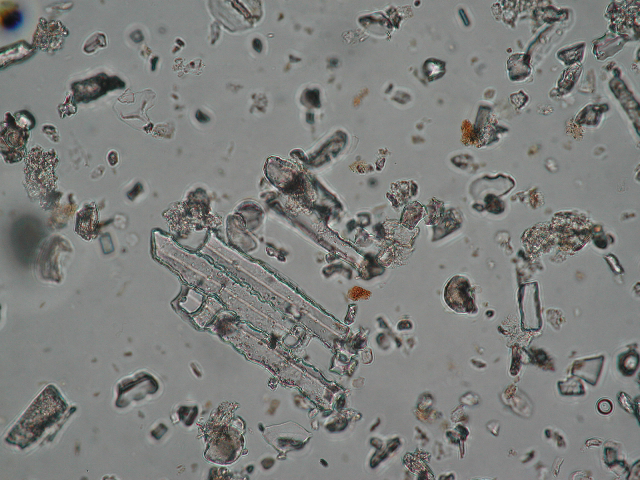
#> input picture code/darkflow/json_examples/2.TIF, 640 x 480 px, found by its file name
$ jupyter execute --allow-errors Segmentation.ipynb   (shell and % lines are left out)   (older library calls are emulated)
#> lines starting #> are read from the running program, lines starting #| are printed output that depends on the picture; after the words box and inside, x2 and y2 are one past the last pixel; in counts of white or black regions, pixels touching at a corner belong together
<div Style="text-align: center;line-height: 30px;font-size:36px;font-weight: bold"> Procesamiento de imágenes</div>
***

# 1. Introducción

En este __Notebook__ pasare por los distintos pasos por los que se debe pasar para el procesamiento de una imagen. En nuestro caso lo que nos concierne es obtener los fitolitos de una imagen que ya nos ha proporcionado el CSIC. Para ello primero convertiremos nuestra imagen a escala de grises. Para más tarde poder aplicar distintos métodos mediante los que binarizar nuestra imagen. Una vez binarizada nuestra imagen, de manera ideal, podremos obtener los fitolitos.

# 2. Segmentación de los objetos y el fondo de la imagen

## 2.1. Convertiendo la imagen original en escala de grises

[cell 1]
import skimage
from skimage.color.adapt_rgb import adapt_rgb
from skimage.color import rgb2gray
from skimage import filters


def as_gray(image_filter, image, *args, **kwargs):
    gray_image = rgb2gray(image)
    return image_filter(gray_image, *args, **kwargs)

@adapt_rgb(as_gray)
def sobel_gray(image):
    return filters.sobel(image)

[cell 2]
from skimage.exposure import rescale_intensity
import matplotlib.pyplot as plt
from skimage import io

# Adaptar el path a nuestras necesidades
image_path = "D:/Datos/Dropbox/UBU/TFG/Info/2.TIF"
image = io.imread(image_path)
#> image is the input picture: shape (480, 640, 3); mean R, G, B 125.9, 127.2, 124.8

fig = plt.figure(figsize=(14, 7))
ax1 = fig.add_subplot(121, adjustable='box-forced')
ax2 = fig.add_subplot(122, sharex=ax1, sharey=ax1,
                         adjustable='box-forced')

# Utilizamos sobel_gray para convertir la imagen original en escala de grises
grayscale_image = rescale_intensity(1 - sobel_gray(image))
# Y la mostramos a la izquierda
ax1.imshow(grayscale_image, cmap=plt.cm.gray)
ax1.set_xticks([]), ax1.set_yticks([])
ax1.set_title("Imagen en escala de grises")

# A la derecha mostramos la imagen original
ax2.imshow(image)
ax2.set_xticks([]), ax2.set_yticks([])
ax2.set_title("Imagen original")

# Guardamos la imagen
io.imsave('grayscale_image.jpg', grayscale_image)

# Nota: Rank filters

[Notebooks usando filtros](http://scikit-image.org/docs/dev/auto_examples/xx_applications/plot_rank_filters.html#contrast-enhancement)

## 2.2. Binarizado de la imagen

### 2.2.1. ¿Que algoritmo nos proporciona mejores resultados?

Scikit-learn nos proporciona un conjunto de algoritmos para binarizar la imagen. Por lo que vamos a probar los distintos métodos.

[Más información sobre algoritmos de binarizado en Scikit-learn](http://scikit-image.org/docs/dev/auto_examples/xx_applications/plot_thresholding.html#sphx-glr-auto-examples-xx-applications-plot-thresholding-py)

[cell 3]
# Método auxiliar para mostrar algunas de las imagenes

def plot_threshold_and_original(image, binary,title):
    fig, axes = plt.subplots(ncols=2, figsize=(16, 6))
    ax = axes.ravel()

    ax[0].imshow(image, cmap=plt.cm.gray)
    ax[0].set_title('Imagen en escala de grises')

    ax[1].imshow(binary, cmap=plt.cm.gray)
    ax[1].set_title(title)

    for a in ax:
        a.axis('off')

    plt.show()

### 2.2.2. Otsu thresholding

[cell 4]
from skimage.filters import threshold_otsu
from skimage import img_as_uint


image = grayscale_image
thresh = threshold_otsu(image)
#> thresh = 0.826
otsu_threshold_image = image > thresh
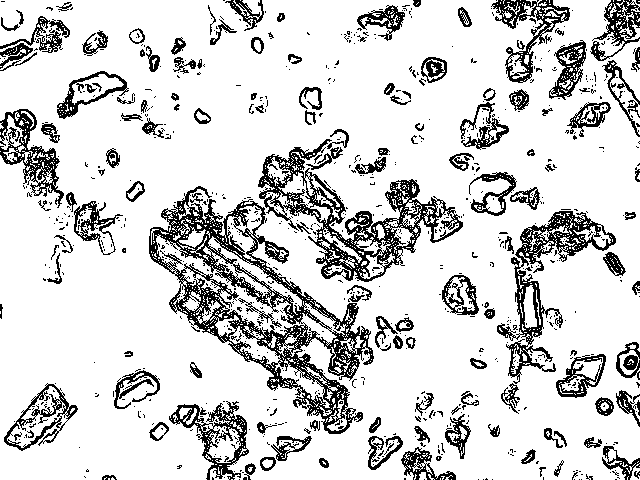
#> otsu_threshold_image: shape (480, 640) bool; 82.5% white; black in thin lines or dots

fig, axes = plt.subplots(ncols=3, figsize=(20, 7))
ax = axes.ravel()
ax[0] = plt.subplot(1, 3, 1, adjustable='box-forced')
ax[1] = plt.subplot(1, 3, 2)
ax[2] = plt.subplot(1, 3, 3, sharex=ax[0], sharey=ax[0], adjustable='box-forced')

ax[0].imshow(image, cmap=plt.cm.gray)
ax[0].set_title('Imagen en escala de grises')
ax[0].axis('off')

ax[1].hist(image.ravel(), bins=256)
ax[1].set_title('Histograma')
ax[1].axvline(thresh, color='r')

ax[2].imshow(otsu_threshold_image, cmap=plt.cm.gray)
ax[2].set_title('Otsu imagen')
ax[2].axis('off')

plt.show()
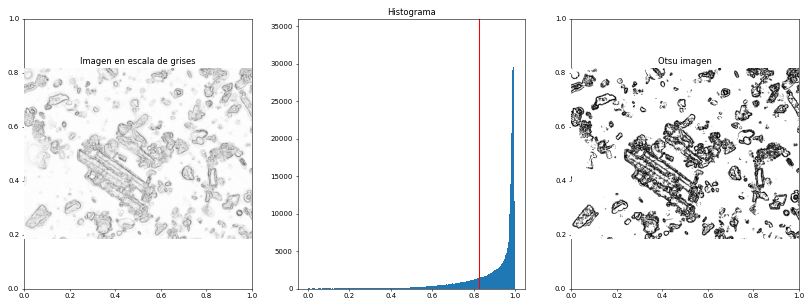
#> figure drawn by matplotlib, 3 panels; panel 1: tallest bar 34236 high, from x = 0.988 to 0.992

# Guardamos la imagen
io.imsave('otsu_threshold_image.jpg', img_as_uint(otsu_threshold_image))

### 2.2.3. Li’s Minimum Cross Entropy método

[cell 5]
from skimage.filters import threshold_li


mean_threshold_image = image
block_size = 10
thresh = threshold_li(image)
#> thresh = 0.811
li_thresholded_image = image > thresh
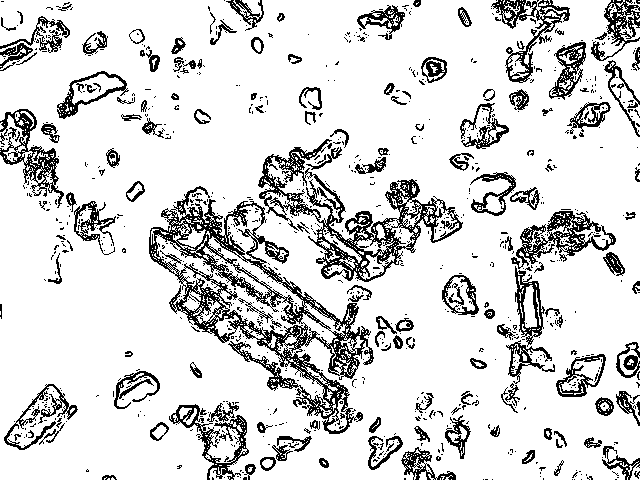
#> li_thresholded_image: shape (480, 640) bool; 84.2% white; black in thin lines or dots

plot_threshold_and_original(image, li_thresholded_image, ' Li’s Minimum Cross Entropy imagen')

# Guardamos la imagen
io.imsave('li_thresholded_image.jpg', img_as_uint(li_thresholded_image))

### 2.2.4. ISODATA method

[cell 6]
from skimage.filters import threshold_isodata


mean_threshold_image = image
block_size = 10
thresh = threshold_isodata(image)
#> thresh = 0.822
isodata_thresholded_image = image > thresh
#> isodata_thresholded_image: shape (480, 640) bool; 83% white; black in thin lines or dots

plot_threshold_and_original(image, isodata_thresholded_image, 'ISODATA imagen')

# Guardamos la imagen
io.imsave('isodata_thresholded_image.jpg', img_as_uint(isodata_thresholded_image))

Otros métodos:

- Threshold_triangle
- Threshold_minimum
- Threshold_local
- Threshold_mean

### 2.2.5.  Método adaptativo

No creo que el método adaptativo sea lo más apropiado para este caso. Principalmente, porque este método esta más enfocado para imagenes con una gran variación en el fondo, el cual no es este caso. Aun así veamos los resultados.

[cell 7]
from skimage.filters import threshold_adaptive

mean_threshold_image = image
block_size = 10

# thresh1 = threshold_adaptive(image, 15, 'mean')

# adaptive_thresholded_image_1 = image > thresh1

# plot_threshold_and_original(image, adaptive_thresholded_image_1, 'Adaptive threshold, block size = 15')

[cell 8]
# thresh2 = threshold_adaptive(image, 85, 'mean')

# adaptive_thresholded_image_2 = image > thresh2

# plot_threshold_and_original(image, adaptive_thresholded_image_2, 'Adaptive threshold, block size = 85')

[cell 9]
# thresh3 = threshold_adaptive(image, 185, 'mean')

# adaptive_thresholded_image_3 = image > thresh3

# plot_threshold_and_original(image, adaptive_thresholded_image_3, 'Adaptive threshold, block size = 185')

[cell 10]
# thresh4 = threshold_adaptive(image, 285, 'mean')

# adaptive_thresholded_image_4 = image > thresh4

# plot_threshold_and_original(image, adaptive_thresholded_image_4, 'Adaptive threshold, block size = 285')

[cell 11]
thresh5 = threshold_adaptive(image, 505, 'mean')
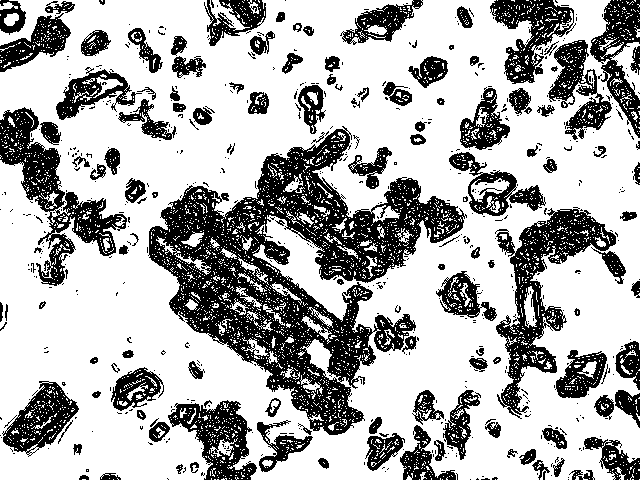
#> thresh5: shape (480, 640) bool; 68.8% white; 627 black regions (494 under 20 px), largest, box (x1, y1, x2, y2) and area: (148, 126, 467, 435) 33168, (495, 207, 616, 419) 6942, (0, 107, 127, 286) 6024

adaptive_thresholded_image_5 = image > thresh5
#> adaptive_thresholded_image_5: shape (480, 640) bool; 31.2% white; 627 white regions (494 under 20 px), largest, box (x1, y1, x2, y2) and area: (148, 126, 467, 435) 33167, (495, 207, 616, 419) 6942, (0, 107, 127, 286) 6024

plot_threshold_and_original(image, adaptive_thresholded_image_5, 'Adaptive threshold, block size = 505')

# Guardamos la imagen
io.imsave('adaptive_thresholded_image_5.jpg', img_as_uint(adaptive_thresholded_image_5))

### 2.2.6.  Yen’s método

[cell 12]
from skimage.filters import threshold_yen

mean_threshold_image = image
block_size = 300000
thresh = threshold_yen(image,block_size)
#> thresh = 0.878
yen_image = image > thresh
#> yen_image: shape (480, 640) bool; 75.4% white; 669 black regions (545 under 20 px), largest, box (x1, y1, x2, y2) and area: (149, 129, 464, 435) 26566, (496, 209, 616, 415) 5630, (169, 401, 256, 480) 2656

plot_threshold_and_original(image, yen_image, 'Yen’s method')

# Guardamos la imagen
io.imsave('yen_image.jpg', img_as_uint(yen_image))

### 2.2.7. Basada en los bordes

[cell 13]
from skimage.feature import canny
from scipy import ndimage as ndi

edges = canny(grayscale_image)
#> edges: shape (480, 640) bool; 13.8% white in thin lines or dots

fig, ax = plt.subplots(figsize=(4, 3))
ax.imshow(edges, cmap=plt.cm.gray, interpolation='nearest')
ax.axis('off')
ax.set_title('Detector Canny')

# Guardamos la imagen
io.imsave('edge_based_image.jpg', img_as_uint(edges))

Después de detectar los bordes, vamos a rellenar los agujeros. Así intentaremos obtener los objetos rellenos, pero como vamos a observar no obtenemos nada de efectividad mediante este método.

[cell 14]
from scipy import ndimage as ndi

fill_holes = ndi.binary_fill_holes(edges)
#> fill_holes: shape (480, 640) bool; 19.4% white; 968 white regions (580 under 20 px), largest, box (x1, y1, x2, y2) and area: (532, 206, 616, 257) 2026, (202, 306, 348, 417) 1918, (56, 71, 127, 119) 1670

fig, ax = plt.subplots(figsize=(4, 3))
ax.imshow(fill_holes, cmap=plt.cm.gray, interpolation='nearest')
ax.set_title('Rellenando las cavidades')
ax.axis('off')

### 2.2.8. Basada en las regiones

[cell 15]
from skimage.filters import sobel

elevation_map = sobel(grayscale_image)

fig, ax = plt.subplots(figsize=(4, 3))
ax.imshow(elevation_map, cmap=plt.cm.gray, interpolation='nearest')
ax.set_title('Mapa de elevación')
ax.axis('off')
ax.set_adjustable('box-forced')

Como vamos a ver, en este caso, no somos capaces de encontrar las marcas de la parte de atras de la imagen. Por lo que nos veremos límitados en la segmentación de esta imagen.

[cell 16]
import numpy as np
markers = np.zeros_like(grayscale_image)
markers[grayscale_image < 30] = 1
markers[grayscale_image > 150] = 2

fig, ax = plt.subplots(figsize=(4, 3))
ax.imshow(markers, cmap=plt.cm.spectral, interpolation='nearest')
ax.set_title('markers')
ax.axis('off')
ax.set_adjustable('box-forced')
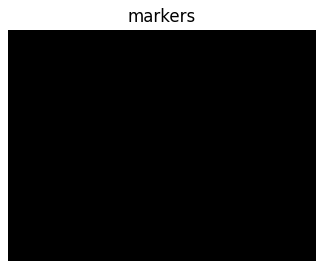
#> figure drawn by matplotlib, 1 panel

[cell 17]
from skimage import morphology

inverted_yen_image = np.invert(yen_image)

yen_image_cleaned = morphology.remove_small_objects(inverted_yen_image, 21)
#> yen_image_cleaned: shape (480, 640) bool; 23.4% white; 124 white regions, largest, box (x1, y1, x2, y2) and area: (149, 129, 464, 435) 25935, (496, 209, 616, 415) 5484, (169, 401, 256, 480) 2640

fig, ax = plt.subplots(figsize=(8, 6))
ax.imshow(yen_image_cleaned, cmap=plt.cm.gray, interpolation='nearest')
ax.axis('off')
ax.set_title('Removing small objects')

[cell 18]
# [7 lines of commented-out code are left out]

Como vemos, este método no nos ha funcionado en absoluto.

## 3.Segmentación de la imagen (Reconocimiento de los filocitos)

La segmentación de imágenes es la tarea de etiquetar los píxeles de los objetos de interés en una imagen.

### 3.1.  Watershed segmentation

[cell 19]
import numpy as np
from scipy import ndimage as ndi

from skimage.morphology import watershed
from skimage.feature import peak_local_max

distance = ndi.distance_transform_edt(yen_image)
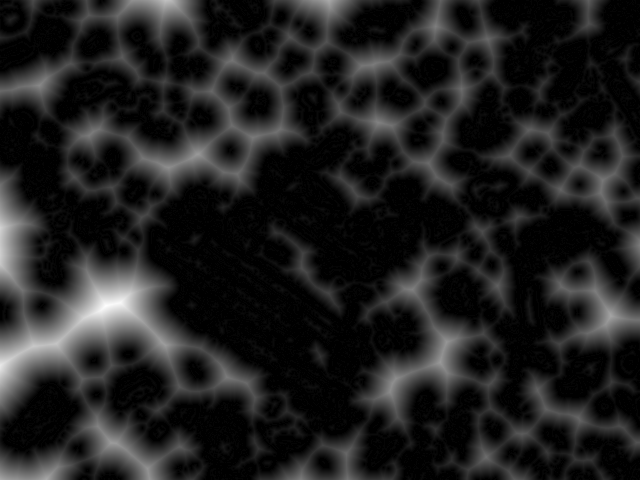
#> distance: shape (480, 640) float64; min 0, max 50, mean 6.4; drawn with min black and max white

#> (the rest of this cell did not finish here and is left out)

# Pruebas

Prueba con el borrado de objetos pequeños

[cell 20]
from skimage import morphology

inverted_yen_image = np.invert(yen_image)

yen_image_cleaned = morphology.remove_small_objects(inverted_yen_image, 21)

fig, ax = plt.subplots(figsize=(8, 6))
ax.imshow(yen_image_cleaned, cmap=plt.cm.gray, interpolation='nearest')
ax.axis('off')
ax.set_title('Removing small objects')

[cell 21]
from scipy import ndimage as ndi

fill_holes = ndi.binary_fill_holes(yen_image_cleaned)
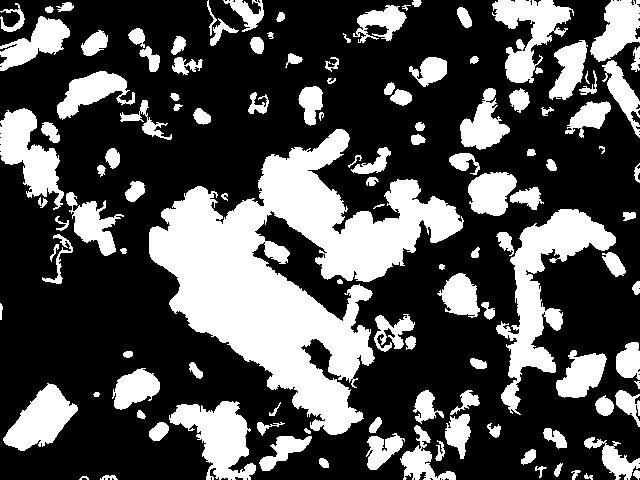
#> fill_holes: shape (480, 640) bool; 31.7% white; 123 white regions, largest, box (x1, y1, x2, y2) and area: (149, 129, 464, 435) 38142, (496, 209, 616, 415) 7265, (169, 401, 256, 480) 3643

fig, ax = plt.subplots(figsize=(4, 3))
ax.imshow(fill_holes, cmap=plt.cm.gray, interpolation='nearest')
ax.set_title('Rellenando las cavidades')
ax.axis('off')

[cell 22]
from skimage.filters import sobel

elevation_map = sobel(inverted_yen_image)

fig, ax = plt.subplots(figsize=(4, 3))
ax.imshow(elevation_map, cmap=plt.cm.jet, interpolation='nearest')
ax.axis('off')
ax.set_title('elevation_map')

### 3.2 Watershed con marcas

[cell 23]
from skimage.morphology import disk
from skimage.filters import rank

image = isodata_thresholded_image
# denoise image
#> (the rest of this cell did not finish here and is left out)

[cell 24]
from skimage import exposure
image = grayscale_image
# denoise image
denoised = rank.median(image, disk(2))

# find continuous region (low gradient -
# where less than 10 for this image) --> markers
# disk(5) is used here to get a more smooth image
markers = rank.gradient(denoised, disk(2)) < 10
#> markers: shape (480, 640) bool; 50.7% white; 172 black regions (67 under 20 px), largest, box (x1, y1, x2, y2) and area: (142, 123, 470, 480) 54517, (446, 0, 640, 422) 31798, (0, 102, 141, 291) 9428
markers = ndi.label(markers)[0]
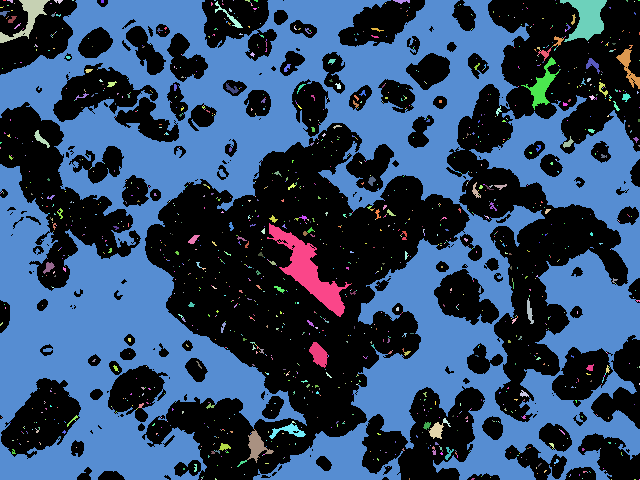
#> markers: shape (480, 640) int32; 1479 distinct labels, from 0 to 1478; one colour per label, 0 black

# local gradient (disk(2) is used to keep edges thin)
gradient = rank.gradient(denoised, disk(2))

# process the watershed
labels = watershed(gradient, markers)
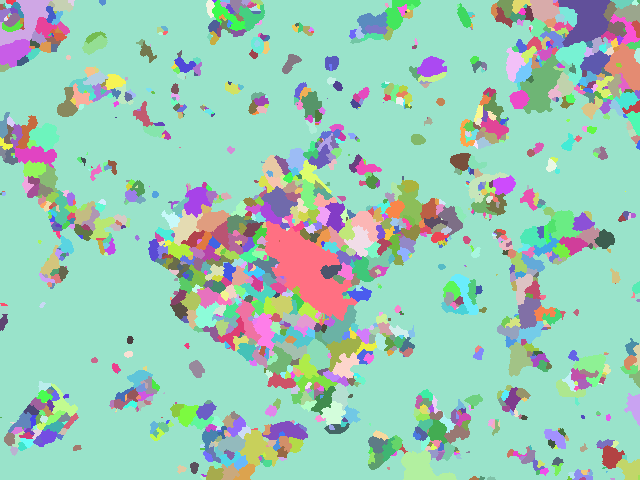
#> labels: shape (480, 640) int32; 1478 distinct labels, from 1 to 1478; one colour per label, 0 black

# display results
fig, axes = plt.subplots(nrows=2, ncols=2, figsize=(8, 8), sharex=True, sharey=True, subplot_kw={'adjustable':'box-forced'})
axes = axes.ravel()
ax0, ax1, ax2, ax3 = axes

ax0.imshow(image, cmap=plt.cm.gray, interpolation='nearest')
ax0.set_title("Original")
ax1.imshow(gradient, cmap=plt.cm.spectral, interpolation='nearest')
ax1.set_title("Local Gradient")
ax2.imshow(markers, cmap=plt.cm.spectral, interpolation='nearest')
ax2.set_title("Markers")
ax3.imshow(image, cmap=plt.cm.gray, interpolation='nearest')
ax3.imshow(labels, cmap=plt.cm.spectral, interpolation='nearest', alpha=.7)
ax3.set_title("Segmented")

for ax in axes:
    ax.axis('off')

fig.tight_layout()
plt.show()

# Guardamos las imagenes
im = exposure.rescale_intensity(gradient, out_range='float')
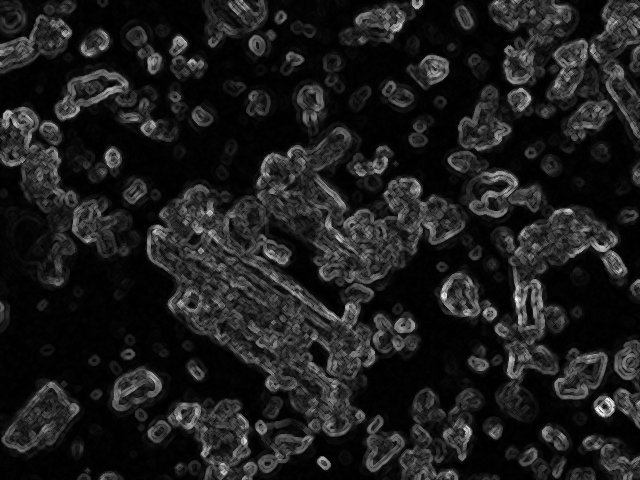
#> im: shape (480, 640) float64; min 0, max 1, mean 0.114
im = img_as_uint(gradient)

from skimage import img_as_float
io.imsave('test_16bit.tif', img_as_float(gradient))
#o.imsave('local_gradient_gimg.jpg', gradient)
io.imsave('markers_gimg.jpg', markers)
io.imsave('segmented_gimg.jpg', image)

img_as_float(gradient)

$ run again, with code/darkflow/json_examples/3.TIF copied over code/darkflow/json_examples/2.TIF
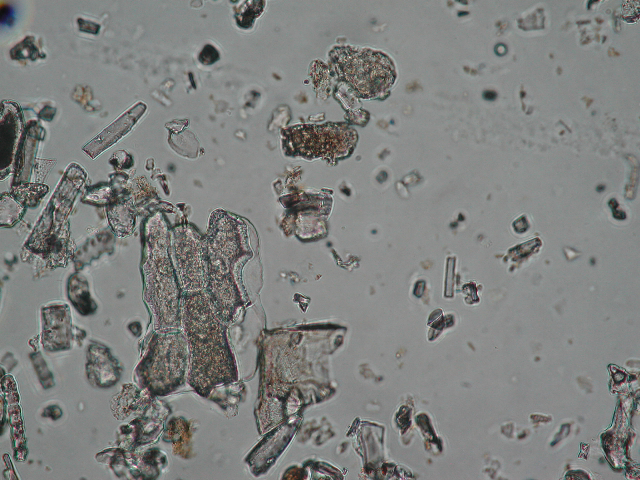
#> input picture code/darkflow/json_examples/3.TIF, 640 x 480 px, found by its file name
#> image is the input picture: shape (480, 640, 3); mean R, G, B 127.2, 128.9, 127
#> `thresh = threshold_otsu(image)`: thresh = 0.842
#> `otsu_threshold_image = image > thresh`:
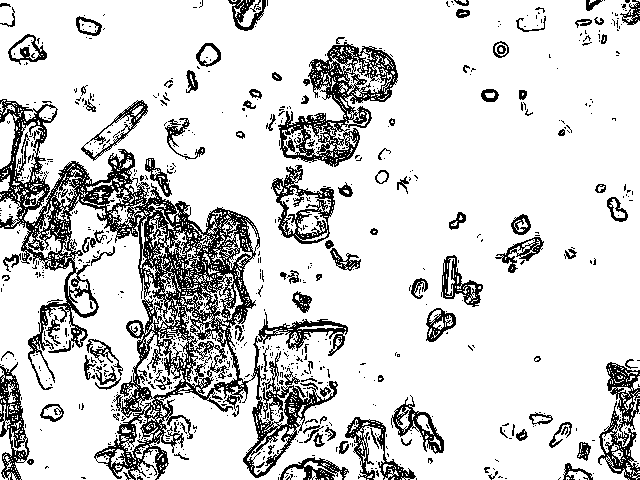
#> otsu_threshold_image: shape (480, 640) bool; 82.8% white; black in thin lines or dots
#> `thresh = threshold_li(image)`: thresh = 0.83
#> li_thresholded_image: shape (480, 640) bool; 84.2% white; black in thin lines or dots
#> `thresh = threshold_isodata(image)`: thresh = 0.842
#> thresh5: shape (480, 640) bool; 70.2% white; 555 black regions (439 under 20 px), largest, box (x1, y1, x2, y2) and area: (0, 98, 349, 480) 42998, (265, 35, 400, 168) 8320, (576, 356, 640, 480) 3909
#> adaptive_thresholded_image_5: shape (480, 640) bool; 29.8% white; 555 white regions (439 under 20 px), largest, box (x1, y1, x2, y2) and area: (0, 98, 349, 480) 42997, (265, 35, 400, 168) 8320, (576, 356, 640, 480) 3909
#> `thresh = threshold_yen(image,block_size)`: thresh = 0.891
#> yen_image: shape (480, 640) bool; 75.6% white; 492 black regions (388 under 20 px), largest, box (x1, y1, x2, y2) and area: (0, 98, 349, 480) 39761, (266, 37, 399, 167) 6763, (597, 359, 640, 480) 2731
#> edges: shape (480, 640) bool; 12.8% white in thin lines or dots
#> yen_image_cleaned: shape (480, 640) bool; 23.5% white; 97 white regions, largest, box (x1, y1, x2, y2) and area: (0, 98, 349, 480) 39082, (266, 37, 398, 167) 6703, (597, 359, 640, 480) 2699
#> labels: shape (480, 640) int32; 1576 distinct labels, from 1 to 1576
#> `im = exposure.rescale_intensity(gradient, out_range='float')`:
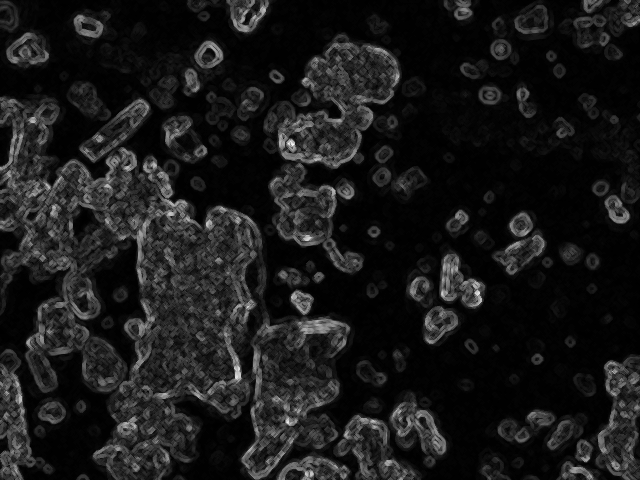
#> im: shape (480, 640) float64; min 0, max 1, mean 0.102
